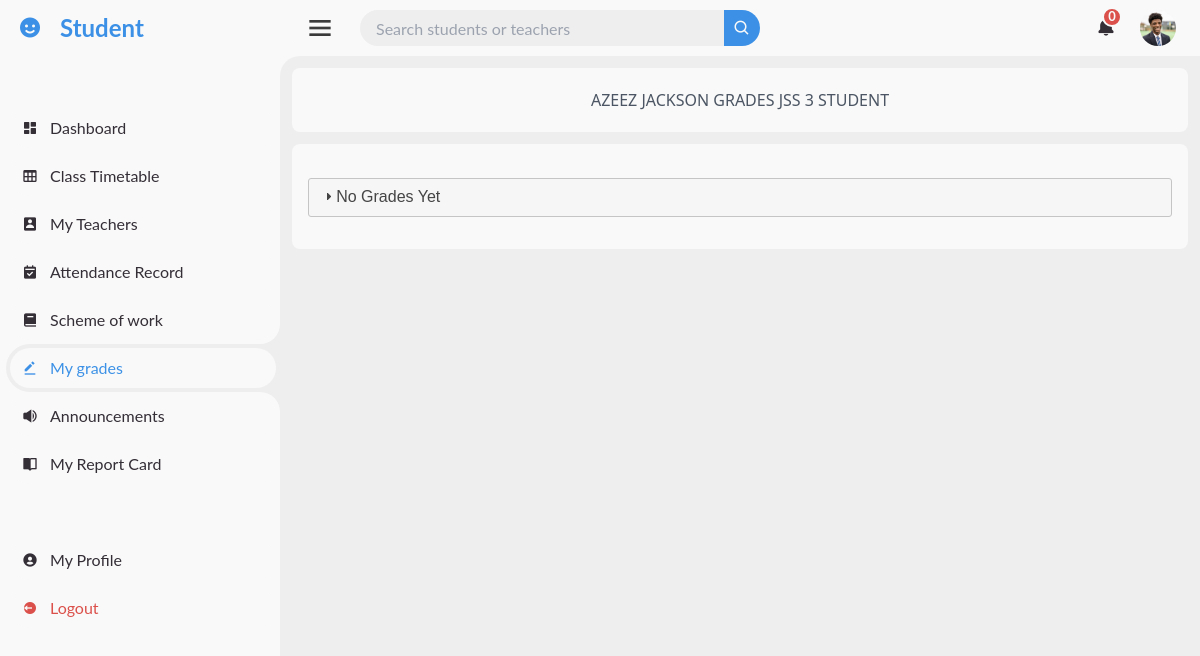
The page /dashboard/student/grades (signed in) on the database its author committed.
### accounts/models.py (models this page shows, shortened)
class CustomUser(AbstractUser):
    email = models.EmailField(unique=True)
    is_approved = models.BooleanField(default=False)
    is_teacher = models.BooleanField(default=False)
    is_student = models.BooleanField(default=False)
    profile_photo = models.ImageField(upload_to='profile_photo/', default='default.jpg', blank=True, null=True)
    USERNAME_FIELD = 'email'
    REQUIRED_FIELDS = ['first_name', 'last_name']
    objects = CustomUserManager()

### administration/models.py (models this page shows)
class Student(models.Model):
    user = models.OneToOneField(User, on_delete=models.CASCADE, related_name="student_profile")
    student_class = models.ForeignKey(Class, on_delete=models.SET_NULL, null=True, related_name='students')
    home_address = models.TextField()
    parent_or_guardian_name = models.CharField(max_length=100)
    parent_or_guardian_phone_number = models.CharField(max_length=15)
    parent_email = models.EmailField(blank=True, null=True, default=None)
    def __str__(self):
        return f"{self.user.first_name} {self.user.last_name}"

### classes/models.py (models this page shows)
class Class(models.Model):
    name = models.CharField(max_length=100)
    subjects = models.ManyToManyField(Subject, related_name='classes')
    def __str__(self):
        return self.name

### student/views.py (the view)
# urls.py: path('dashboard/student/grades', views.view_student_grades, name='view_student_grades'),
@login_required
def view_student_grades(request):
    if not request.user.is_student:
        return HttpResponseForbidden("You do not have permission to access this page.")
    student = request.user.student_profile
    student_grade = StudentGradeModel.objects.filter(student=student).order_by('-day_created')
    context = {
        'student':student,
        'grades':student_grade
    }
    return render(request, 'dashboards/all_student_pages/view_student_grade.html', context)

### administration/context_processors.py (called while the page is built)
def notifications(request):
    all_notification, total_notifications = get_admin_notification(request.user)
    return {
        'all_notification': all_notification,
        'total_notifications': total_notifications,
    }

### administration/views.py (called while the page is built, shortened)
def get_admin_notification(user):
    return [], 0

### pages/context_processors.py (called while the page is built)
def notifications(request):
    if request.user.is_authenticated:
        all_notifications, unread_notifications_count = get_user_notifications(request.user)
        return {
            'all_notifications': all_notifications,
            'unread_notifications_count': unread_notifications_count,
        }
    return {
        'all_notifications': [],
        'unread_notifications_count': 0,
    }

### pages/views.py (called while the page is built)
def get_user_notifications(user):
    notifications = Notification.objects.filter(user=user).order_by('-created_at')
    if user.is_student:
        grade_notifications = GradeNotification.objects.filter(recipient=user).order_by('-created_at')
    else:
        grade_notifications = []
    all_notifications = sorted(
        chain(notifications, grade_notifications),
        key=attrgetter('created_at'),
        reverse=True
    )
    total_unread_count = (
        notifications.filter(is_read=False).count() +
        (grade_notifications.filter(is_read=False).count() if user.is_student else 0)
    )
    return all_notifications, total_unread_count

### templates/dashboards/all_student_pages/view_student_grade.html
{% extends 'dashboards/all_student_pages/base.html' %}
{% load static %}
{% block section %}
<p class="text-center p-5 mb-3 rounded-lg font-medium text-gray-600 m-3" style="background-color: #F9F9F9;">{{student|upper}} GRADES {{student.student_class|upper}} STUDENT</p>
<div class="py-8 px-4 m-3 rounded-lg" style="background-color: #F9F9F9;">
    <div id="accordion">
        {%if grades%}
        {% for grade in grades %}
            <h3 class="font-medium">
                {{ grade.student }}, {{ grade.term }} Grades {{ grade.year }}, <span class="font-semibold">{{ grade.subject }}</span>
            </h3>
            <div>
                <table>
                    <thead>
                        <tr>
                            <th class="border border-gray-300 px-2 py-3">Student</th>
                            <th class="border border-gray-300 px-2 py-3">Term</th>
                            <th class="border border-gray-300 px-2 py-3">Year</th>
                            <th class="border border-gray-300 px-2 py-3">Subject</th>
                            <th class="border border-gray-300 px-2 py-3">First Test (Score/Out Of)</th>
                            <th class="border border-gray-300 px-2 py-3">Second Test (Score/Out Of)</th>
                            <th class="border border-gray-300 px-2 py-3">Exam (Score/Out Of)</th>
                        </tr>
                    </thead>
                    <tbody>
                        <tr>
                            <td class="border border-gray-300 px-2 py-2">{{ grade.student }}</td>
                            <td class="border border-gray-300 px-2 py-2">{{ grade.term }}</td>
                            <td class="border border-gray-300 px-2 py-2">{{ grade.year }}</td>
                            <td class="border border-gray-300 px-2 py-2">{{ grade.subject }}</td>
                            {%if grade.first_test_score == None%}
                            <td class="border border-gray-300 px-2 py-2"></td>
                            {%else%}
                            <td class="border border-gray-300 px-2 py-2">{{ grade.first_test_score }} / {{ grade.out_of }}</td>
                            {%endif%}
                            {%if grade.second_test_score == None%}
                            <td class="border border-gray-300 px-2 py-2"></td>
                            {%else%}
                            <td class="border border-gray-300 px-2 py-2">{{ grade.second_test_score }} / {{ grade.out_of }}</td>
                            {%endif%}
                            {%if grade.exam_score == None%}
                            <td class="border border-gray-300 px-2 py-2"></td>
                            {%else%}
                            <td class="border border-gray-300 px-2 py-2">{{ grade.exam_score }} / {{ grade.out_of }}</td>
                            {%endif%}
                        </tr>
                    </tbody>
                </table>
            </div>
        {% endfor %}
        {%else%}
        <p>No Grades Yet</p>
        {%endif%}
    </div>
</div>
{% endblock section %}

### templates/dashboards/all_student_pages/base.html (shortened to what this page needs)
{%extends 'dashboards/base.html'%}
{%load static%}
{%block content%}
{% url 'student_dashboard' as student_dashboard%}
{% url 'view_class_timetable' as view_class_timetable%}
{% url 'view_student_grades' as view_student_grades%}
{% url 'student_teacher' as student_teacher%}
{% url 'view_class_attendance' as view_class_attendance%}
{% url 'annoucement' as annoucement%}
{% url 'student_details_page' as student_details_page%}
{% url 'my_report_card' as my_report_card%}
{% url 'scheme_of_work' as scheme_of_work%}
    <section id="sidebar">
        <a href="{%url 'student_dashboard'%}" class="brand">
            <i class='bx bxs-smile' ></i>
            <span class="text">Student</span>
        </a>
        <ul class="side-menu top">
            <li class="{%if request.path == student_dashboard%} active {%else%}{%endif%}">
                <a href="{{student_dashboard}}">
                    <i class='bx bxs-dashboard' ></i>
                    <span class="text">Dashboard</span>
                </a>
            </li>
            <li class="{%if request.path == view_class_timetable%} active {%else%}{%endif%}">
                <a href="{{view_class_timetable}}">
                    <i class='bx bx-table' ></i>
                    <span class="text">Class Timetable</span>
                </a>
            </li>
            <li class="{%if request.path == student_teacher%} active {%else%}{%endif%}">
                <a href="{{student_teacher}}">
                    <i class='bx bxs-user-rectangle'></i>
                    <span class="text">My Teachers</span>
                </a>
            </li>
            <li class="{%if request.path == view_class_attendance%} active {%else%}{%endif%}">
                <a href="{%url 'view_class_attendance'%}">
                    <i class='bx bxs-calendar-check'></i>
                    <span class="text">Attendance Record</span>
                </a>
            </li>
            <li class="{%if request.path == scheme_of_work%} active {%else%}{%endif%}">
                <a href="{{scheme_of_work}}">
                    <i class='bx bxs-book'></i>
                    <span class="text">Scheme of work</span>
                </a>
            </li>
            <li class="{%if request.path == view_student_grades%} active {%endif%}">
                <a href="{{view_student_grades}}">
                    <i class='bx bxs-edit-alt'></i>
                    <span class="text">My grades</span>
                </a>
            </li>
            <li class="{%if request.path == annoucement%} active {%else%}{%endif%}">
                <a href="{{annoucement}}">
                    <i class='bx bxs-volume-full' ></i>
                    <span class="text">Announcements</span>
                </a>
            </li>
            <li class="{%if request.path == my_report_card%} active {%else%}{%endif%}">
                <a href="{%url 'my_report_card'%}">
                    <i class='bx bxs-book-open' ></i>
                    <span class="text">My Report Card</span>
                </a>
            </li>
        </ul>
        <ul class="side-menu">
            <li class="{%if request.path == student_details_page%} active {%else%}{%endif%}">
            <a href="{{student_details_page}}">
                <i class='bx bxs-user-circle' ></i>
                <span class="text">My Profile</span>
            </a>
        </li>
        <li>
            <a href="{%url 'logout'%}" class="logout">
                <i class='bx bxs-log-out-circle' ></i>
                <span class="text">Logout</span>
            </a>
        </li>
    </ul>
    </section>
    <section id="content">
         <nav>
            <i class='bx bx-menu' style="font-size: 32px; color: rgb(58, 58, 58);"></i>
            <form method="GET" action="{% url 'student_search_results_view' %}">
                <div class="form-input">
                    <input type="search" name="query" placeholder="Search students or teachers">
                    <button type="submit" class="search-btn"><i class='bx bx-search'></i></button>
                </div>
            </form>
            <a href="#" class="notification" id="notificationBell">
                <i class='bx bxs-bell'></i>
                <span class="num">{{ unread_notifications_count }}</span>
            </a>
            <a href="{%url 'student_details_page' %}" class="profile">
                <img src="{{ request.user.profile_photo.url }}" alt="Profile Photo">
            </a>
         </nav>
        {%block section%}
        {%endblock section%}
    </section>
{%endblock content%}

### static/css/dashboard.css (style rules this page uses)
* { margin: 0; padding: 0; box-sizing: border-box; }
a { text-decoration: none; }
li { list-style: none; }
:root { --poppins: 'Poppins', sans-serif; --lato: 'Lato', sans-serif; --light: #F9F9F9; --blue: #3C91E6; --light-blue: #CFE8FF; --grey: #EEE; --dark-grey: #AAAAAA; --dark: #342E37; --red: #DB504A; --yellow: #FFCE26; --light-yellow: #FFF26C; --orange: #FD7238; --light-orange: #ffc19e; }
html { overflow-x: hidden; }
body { background: var(--grey); }
#sidebar { position: fixed; top: 0; left: 0; width: 280px; height: 100%; background: var(--light); z-index: 1000; font-family: var(--lato); transition: .3s ease; overflow-x: hidden; }
#sidebar .brand { font-size: 24px; font-weight: 700; height: 56px; display: flex; align-items: center; color: var(--blue); }
#sidebar .brand .bx { min-width: 60px; display: flex; justify-content: center; }
#sidebar .side-menu { width: 100%; margin-top: 48px; }
#sidebar .side-menu li { height: 48px; background: transparent; margin-left: 6px; border-radius: 48px 0 0 48px; padding: 4px; }
#sidebar .side-menu li.active { background: var(--grey); position: relative; }
#sidebar .side-menu li.active a { color: var(--blue); }
#sidebar .side-menu li.active::before { content: ''; position: absolute; width: 40px; height: 40px; border-radius: 50%; top: -40px; right: 0; box-shadow: 20px 20px 0 var(--grey); z-index: -1; }
#sidebar .side-menu li.active::after { content: ''; position: absolute; width: 40px; height: 40px; border-radius: 50%; bottom: -40px; right: 0; box-shadow: 20px -20px 0 var(--grey); z-index: -1; }
#sidebar .side-menu li a { width: 100%; height: 100%; background: var(--light); display: flex; align-items: center; border-radius: 48px; font-size: 16px; color: var(--dark); white-space: nowrap; overflow-x: hidden; }
#sidebar .side-menu li a .bx { min-width: calc(60px - ((4px + 6px) * 2)); display: flex; justify-content: center; }
#sidebar .side-menu li .logout { color: var(--red); }
#content { position: relative; width: calc(100% - 280px); left: 280px; transition: .3s ease; }
#content nav { height: 56px; background: var(--light); padding: 0 24px; display: flex; align-items: center; grid-gap: 24px; font-family: var(--lato); position: relative; }
#content nav::before { content: ''; position: absolute; width: 40px; height: 40px; bottom: -40px; left: 0; border-radius: 50%; box-shadow: -20px -20px 0 var(--light); }
#content nav a { color: var(--dark); }
#content nav .bx.bx-menu { cursor: pointer; }
#content nav form { max-width: 400px; width: 100%; margin-right: auto; }
#content nav form .form-input { display: flex; align-items: center; height: 36px; }
#content nav form .form-input input { flex-grow: 1; padding: 0 16px; height: 100%; border: none; background: var(--grey); border-radius: 36px 0 0 36px; outline: none; }
#content nav form .form-input button { width: 36px; height: 100%; display: flex; justify-content: center; align-items: center; background: var(--blue); color: var(--light); font-size: 18px; border: none; outline: none; border-radius: 0 36px 36px 0; cursor: pointer; }
#content nav .notification { font-size: 20px; position: relative; }
#content nav .notification .num { position: absolute; top: -6px; right: -6px; width: 20px; height: 20px; border-radius: 50%; border: 2px solid var(--light); background: var(--red); color: var(--light); font-weight: 700; font-size: 13px; display: flex; justify-content: center; align-items: center; }
#content nav .profile img { width: 36px; height: 36px; object-fit: cover; border-radius: 50%; }

### rows shown on the page
CustomUser: user.profile_photo (picture)
Student: user.last_name "AZEEZ JACKSON", student_class "JSS 3"

### other values the page prints
{{ unread_notifications_count }} "0"
